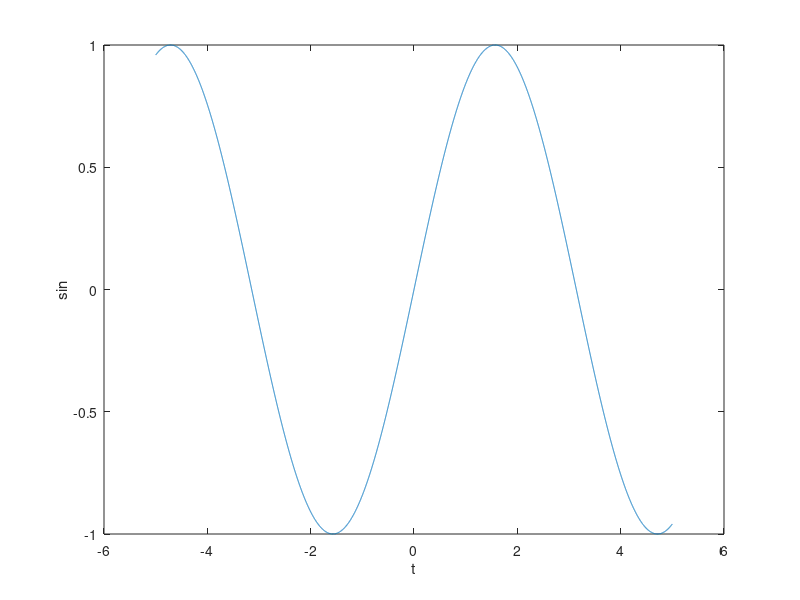

Write MATLAB code to recreate this figure.
clc
clear all
close all
a=0.5;
stepsize_t=0.001;
t = -5 : 0.001 : 5;
len_t = length(t);

for ii = 1:1:len_t
    v_t(ii)=sin(t(ii));
end
plot(t,v_t)
xlabel("t")
ylabel("sin")